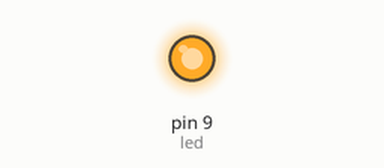
Bench run of a sketch on a simulated Arduino Uno, built with avr-gcc and run on an emulated ATmega328P. Shown: output pins drawn as LEDs (lit = HIGH).

Above: at 1.05 s.
At 1.95 s:
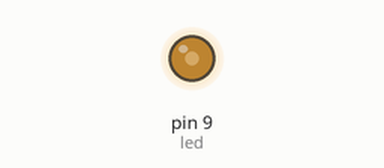
At 2.45 s:
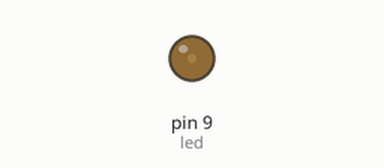
At 3.85 s:
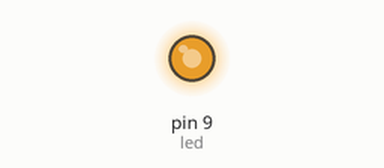
Timing chart, 0 to 8.2 s (numbered marks = the images above):
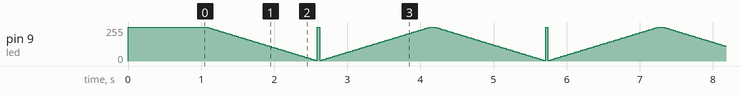

Measured:
- by itself, pin 9 (led): moves between 4/255 and 255/255, repeating every 3.1 s

The sketch:

06_practice_1.ino
```cpp
int led = 9;         // the PWM pin the LED is attached to
int brightness = 254;  // how bright the LED is
int fadeAmount = 5;  // how many points to fade the LED by

// the setup routine runs once when you press reset:
void setup() {
  // declare pin 9 to be an output:

  pinMode(led, OUTPUT);
  analogWrite(led,254);
  delay(1000);
}

// the loop routine runs over and over again forever:
void loop() {
  // set the brightness of pin 9:
  analogWrite(led, brightness);

  // change the brightness for next time through the loop:
  brightness = brightness + fadeAmount;

  // reverse the direction of the fading at the ends of the fade:
  if (brightness <= 0 || brightness >= 255) {
    fadeAmount = -fadeAmount;  // Reverse the fade direction
  }

  // wait for 30 milliseconds to see the dimming effect
  delay(30);
}
```
